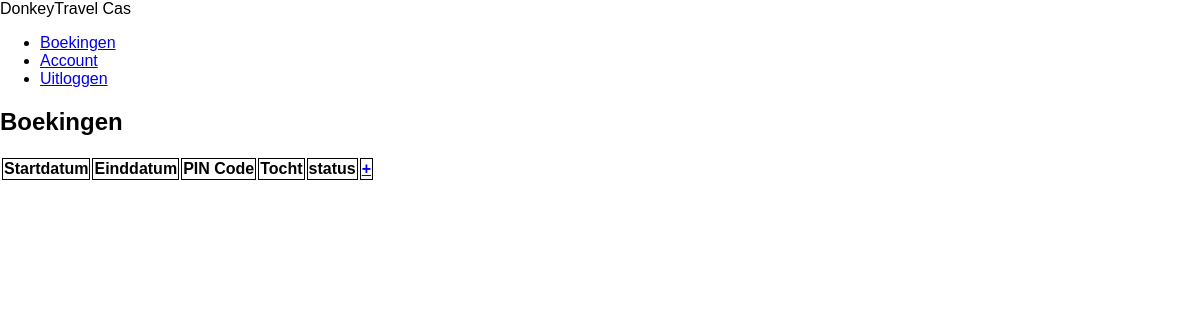
The page / (signed in) on the database as committed earlier.
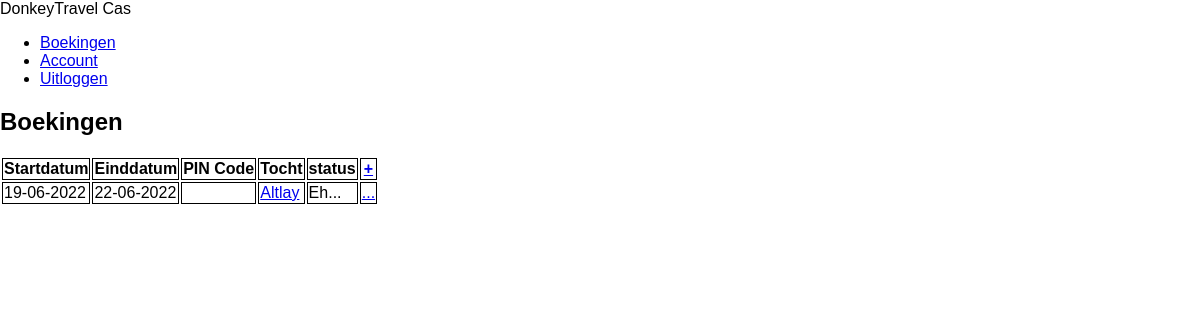
The same page on the database as committed later.
### tables this page shows
CREATE TABLE `customers` (
  `id` int(11) NOT NULL,
  `name` varchar(50) NOT NULL,
  `email` varchar(100) NOT NULL,
  `phonenumber` varchar(20) NOT NULL,
  `password` varchar(100) NOT NULL,
  `edited` timestamp NOT NULL DEFAULT current_timestamp() ON UPDATE current_timestamp()
);

CREATE TABLE `reservations` (
  `id` int(11) NOT NULL,
  `start_date` date NOT NULL,
  `pincode` int(11) NOT NULL,
  `trip_id` int(11) NOT NULL,
  `customer_id` int(11) NOT NULL,
  `status_id` int(11) NOT NULL
);

CREATE TABLE `trips` (
  `id` int(11) NOT NULL,
  `description` varchar(40) NOT NULL,
  `route` varchar(50) NOT NULL,
  `day_count` int(11) NOT NULL
);

CREATE TABLE `statuses` (
  `id` int(11) NOT NULL,
  `statuscode` tinyint(4) NOT NULL,
  `status` varchar(40) NOT NULL,
  `removeable` tinyint(4) NOT NULL,
  `assign_pin` tinyint(4) NOT NULL
);

### classes/Customer.php (called while the page is built, shortened)
<?php
class Customer
{
    private string $name;
    private string $email;
    private string $phonenumber;
    private function __construct(int $id, string $name, string $email, string $phonenumber, string $password)
    {
        $this->name = $name;
        $this->email = $email;
        $this->phonenumber = $phonenumber;
    }
    public function getName(): string
    {
        return $this->name;
    }
    public function getEmail(): string
    {
        return $this->email;
    }
    public function getPhonenumber(): string
    {
        return $this->phonenumber;
    }
    public static function get(int $id): ?Customer
    {
        $params = array(":id" => $id);
        $sth = getPDO()->prepare("SELECT `id`, `name`, `email`, `phonenumber`, `password` FROM `customers` WHERE `id` = :id LIMIT 1;");
        $sth->execute($params);
        if ($row = $sth->fetch())
            return new Customer($id, $row["name"], $row["email"], $row["phonenumber"], $row["password"]);
        return null;
    }
}

### classes/Reservation.php (called while the page is built, shortened)
<?php
class Reservation
{
    private int $startDate;
    private int $pincode;
    private int $tripID;
    private int $statusID;
    private function __construct(int $id, int $startDate, int $pincode, int $tripID, int $customerID, int $statusID)
    {
        $this->startDate = $startDate;
        $this->pincode = $pincode;
        $this->tripID = $tripID;
        $this->statusID = $statusID;
    }
    public function getStartDate(): int
    {
        return $this->startDate;
    }
    public function getEndDate(): int
    {
        return $this->startDate + $this->getTrip()->getDayCount() * 24 * 60 * 60;
    }
    public function getPincode(): int
    {
        return $this->pincode;
    }
    public function getTrip(): Trip
    {
        return Trip::get($this->tripID);
    }
    public function getStatus(): Status
    {
        return Status::get($this->statusID);
    }
    public static function getByCustomerID(int $customerID): array
    {
        $params = array(":customerID" => $customerID);
        $sth = getPDO()->prepare("SELECT `id`, `start_date`, `pincode`, `trip_id`, `status_id` FROM `reservations` WHERE `customer_id` = :customerID;");
        $sth->execute($params);
        $reservations = array();
        while ($row = $sth->fetch())
            $reservations[$row["id"]] = new Reservation($row["id"], strtotime($row["start_date"]), $row["pincode"], $row["trip_id"], $customerID, $row["status_id"]);
        return $reservations;
    }
}

### classes/Trip.php (called while the page is built, shortened)
<?php
class Trip
{
    private string $route;
    private int $dayCount;
    private function __construct(int $id, string $description, string $route, int $dayCount)
    {
        $this->route = $route;
        $this->dayCount = $dayCount;
    }
    public function getRoute(): string
    {
        return $this->route;
    }
    public function getDayCount(): int
    {
        return $this->dayCount;
    }
    public static function get(int $id): ?Trip
    {
        $params = array(":id" => $id);
        $sth = getPDO()->prepare("SELECT `id`, `description`, `route`, `day_count` FROM `trips` WHERE `id` = :id LIMIT 1;");
        $sth->execute($params);
        if ($row = $sth->fetch())
            return new Trip($row["id"], $row["description"], $row["route"], $row["day_count"]);
        return null;
    }
}

### classes/Status.php (called while the page is built, shortened)
<?php
class Status
{
    private string $status;
    private function __construct(int $id, int $statuscode, string $status, int $removeable, int $assignPIN)
    {
        $this->status = $status;
    }
    public function getStatus(): string
    {
        return $this->status;
    }
    public static function get(int $id): ?Status
    {
        $params = array(":id" => $id);
        $sth = getPDO()->prepare("SELECT `id`, `statuscode`, `status`, `removeable`, `assign_pin` FROM `statuses` WHERE `id` = :id LIMIT 1;");
        $sth->execute($params);
        if ($row = $sth->fetch())
            return new Status($id, $row["statuscode"], $row["status"], $row["removeable"], $row["assign_pin"]);
        return null;
    }
}

### pages/boekingen/overzicht.php (the view, shortened to what this page needs)
<?php
$reservations = Reservation::getByCustomerID($_SESSION["customerID"]);
?>
<div class="page-wrapper">
    <h2>Boekingen</h2>
    <table>
        <thead>
            <tr>
                <th>Startdatum</th>
                <th>Einddatum</th>
                <th>PIN Code</th>
                <th>Tocht</th>
                <th>status</th>
                <th>
                    <a class="link" title="Boeking aanvragen" href="<?= ROOT_DIR ?>boekingen/aanvragen">+</a>
                </th>
            </tr>
        </thead>
        <tbody>
            <?php foreach ($reservations as $id => $reservation) : ?>
                <tr>
                    <td><?= date("d-m-Y", $reservation->getStartDate()) ?></td>
                    <td><?= date("d-m-Y", $reservation->getEndDate()) ?></td>
                    <td>
                    </td>
                    <td>
                        <?php if ($reservation->getPincode() == 0) : ?>
                            <a class="link" title="Tocht bekijken" href="<?= ROOT_DIR ?>map?route=<?= $reservation->getTrip()->getRoute() ?>">
                                <?= $reservation->getTrip()->getRoute() ?>
                            </a>
                        <?php else : ?>
                            <a class="link" title="Tocht bekijken" href="<?= ROOT_DIR ?>map?pincode=<?= $reservation->getPincode() ?>&route=<?= $reservation->getTrip()->getRoute() ?>">
                                <?= $reservation->getTrip()->getRoute() ?>
                            </a>
                        <?php endif ?>
                    </td>
                    <td><?= $reservation->getStatus()->getStatus() ?></td>
                    <td>
                        <a class="link" title="Boeking bekijken" href="<?= ROOT_DIR ?>boekingen/bekijken?id=<?= $id ?>">...</a>
                    </td>
                </tr>
            <?php endforeach ?>
        </tbody>
    </table>
</div>

### index.php (shortened to what this page needs)
<?php
require_once("classes/Customer.php");
require_once("classes/Reservation.php");
require_once("classes/Status.php");
require_once("classes/Tracker.php");
require_once("classes/Trip.php");
function getPDO(): PDO
{
    static $pdo = new PDO("mysql:host=localhost;dbname=donkey_travel", "root", "");
    return $pdo;
}
?>
<!DOCTYPE html>
<html>
<head>
    <link rel="stylesheet" href="<?= PUBLIC_DIR ?>css/style.css" />
</head>
<body>
    <?php
    $path = explode("/", trim(substr($_SERVER["REDIRECT_URL"], strlen(ROOT_DIR)), "/"));
    switch ($path[0]) {
        default:
            if (isset($_SESSION["customerID"])) {
                require("header.php");
                require("pages/boekingen.php");
            } else {
                require("pages/inloggen.php");
            }
            break;
    }
    ?>
</body>
</html>

### header.php (shortened to what this page needs)
<?php
$customer = Customer::get($_SESSION["customerID"]);
?>
<header class="page-header">
    <span class="logo">Donkey<span class="green">Travel</span></span>
    <span class="info" title="Naam: <?= $customer->getName() ?>&#10;E-mailadres: <?= $customer->getEmail() ?>&#10;Telefoonnummer: <?= $customer->getPhonenumber() ?>"><?= $customer->getName() ?></span>
    <ul class="nav">
        <li><a class="link" title="Boekingen overzicht" href="<?= ROOT_DIR ?>boekingen" ?>Boekingen</a></li>
        <li><a class="link" title="Account overzicht" href="<?= ROOT_DIR ?>account" ?>Account</a></li>
        <li><a class="link" title="Uitloggen overzicht" href="<?= ROOT_DIR ?>uitloggen" ?>Uitloggen</a></li>
    </ul>
</header>

### pages/boekingen.php (shortened to what this page needs)
<?php
switch ($path[1] ?? null) {
    default:
        if (isset($reservation))
            require("pages/boekingen/bekijken.php");
        else
            require("pages/boekingen/overzicht.php");
        break;
}

### public/css/style.css (style rules this page uses)
body { margin: 0; font-family: Arial, Helvetica, sans-serif; }
th, td { border: 1px solid; }

Rows that differ between the two databases and show on the page:
added reservations: StartDate "19-06-2022", trip.day_count "22-06-2022", trip.day_count "Altlay", status.assign_pin "Eh..."
